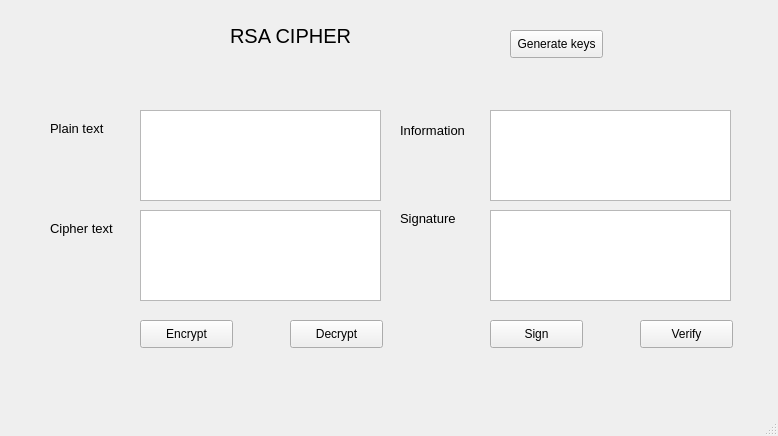
<?xml version="1.0" encoding="UTF-8"?>
<ui version="4.0">
 <class>MainWindow</class>
 <widget class="QMainWindow" name="MainWindow">
  <property name="geometry">
   <rect>
    <x>0</x>
    <y>0</y>
    <width>778</width>
    <height>436</height>
   </rect>
  </property>
  <property name="windowTitle">
   <string>MainWindow</string>
  </property>
  <widget class="QWidget" name="centralwidget">
   <widget class="QTextEdit" name="txt_plain_text">
    <property name="geometry">
     <rect>
      <x>140</x>
      <y>110</y>
      <width>241</width>
      <height>91</height>
     </rect>
    </property>
   </widget>
   <widget class="QTextEdit" name="txt_cipher_text">
    <property name="geometry">
     <rect>
      <x>140</x>
      <y>210</y>
      <width>241</width>
      <height>91</height>
     </rect>
    </property>
   </widget>
   <widget class="QTextEdit" name="txt_info">
    <property name="geometry">
     <rect>
      <x>490</x>
      <y>110</y>
      <width>241</width>
      <height>91</height>
     </rect>
    </property>
   </widget>
   <widget class="QTextEdit" name="txt_sign">
    <property name="geometry">
     <rect>
      <x>490</x>
      <y>210</y>
      <width>241</width>
      <height>91</height>
     </rect>
    </property>
   </widget>
   <widget class="QLabel" name="label">
    <property name="geometry">
     <rect>
      <x>50</x>
      <y>120</y>
      <width>71</width>
      <height>16</height>
     </rect>
    </property>
    <property name="font">
     <font>
      <pointsize>10</pointsize>
     </font>
    </property>
    <property name="text">
     <string>Plain text</string>
    </property>
   </widget>
   <widget class="QLabel" name="label_5">
    <property name="geometry">
     <rect>
      <x>230</x>
      <y>20</y>
      <width>161</width>
      <height>31</height>
     </rect>
    </property>
    <property name="font">
     <font>
      <pointsize>15</pointsize>
     </font>
    </property>
    <property name="text">
     <string>RSA CIPHER</string>
    </property>
   </widget>
   <widget class="QPushButton" name="btn_encrypt">
    <property name="geometry">
     <rect>
      <x>140</x>
      <y>320</y>
      <width>93</width>
      <height>28</height>
     </rect>
    </property>
    <property name="text">
     <string>Encrypt</string>
    </property>
   </widget>
   <widget class="QPushButton" name="btn_decrypt">
    <property name="geometry">
     <rect>
      <x>290</x>
      <y>320</y>
      <width>93</width>
      <height>28</height>
     </rect>
    </property>
    <property name="text">
     <string>Decrypt</string>
    </property>
   </widget>
   <widget class="QPushButton" name="btn_gen_keys">
    <property name="geometry">
     <rect>
      <x>510</x>
      <y>30</y>
      <width>93</width>
      <height>28</height>
     </rect>
    </property>
    <property name="text">
     <string>Generate keys</string>
    </property>
   </widget>
   <widget class="QLabel" name="label_2">
    <property name="geometry">
     <rect>
      <x>50</x>
      <y>220</y>
      <width>91</width>
      <height>16</height>
     </rect>
    </property>
    <property name="font">
     <font>
      <pointsize>10</pointsize>
     </font>
    </property>
    <property name="text">
     <string>Cipher text</string>
    </property>
   </widget>
   <widget class="QLabel" name="label_4">
    <property name="geometry">
     <rect>
      <x>400</x>
      <y>120</y>
      <width>101</width>
      <height>21</height>
     </rect>
    </property>
    <property name="font">
     <font>
      <pointsize>10</pointsize>
     </font>
    </property>
    <property name="text">
     <string>Information</string>
    </property>
   </widget>
   <widget class="QLabel" name="label_6">
    <property name="geometry">
     <rect>
      <x>400</x>
      <y>210</y>
      <width>81</width>
      <height>16</height>
     </rect>
    </property>
    <property name="font">
     <font>
      <pointsize>10</pointsize>
     </font>
    </property>
    <property name="text">
     <string>Signature</string>
    </property>
   </widget>
   <widget class="QPushButton" name="btn_sign">
    <property name="geometry">
     <rect>
      <x>490</x>
      <y>320</y>
      <width>93</width>
      <height>28</height>
     </rect>
    </property>
    <property name="text">
     <string>Sign</string>
    </property>
   </widget>
   <widget class="QPushButton" name="btn_verify">
    <property name="geometry">
     <rect>
      <x>640</x>
      <y>320</y>
      <width>93</width>
      <height>28</height>
     </rect>
    </property>
    <property name="text">
     <string>Verify</string>
    </property>
   </widget>
  </widget>
  <widget class="QMenuBar" name="menubar">
   <property name="geometry">
    <rect>
     <x>0</x>
     <y>0</y>
     <width>778</width>
     <height>26</height>
    </rect>
   </property>
  </widget>
  <widget class="QStatusBar" name="statusbar"/>
 </widget>
 <resources/>
 <connections/>
</ui>
